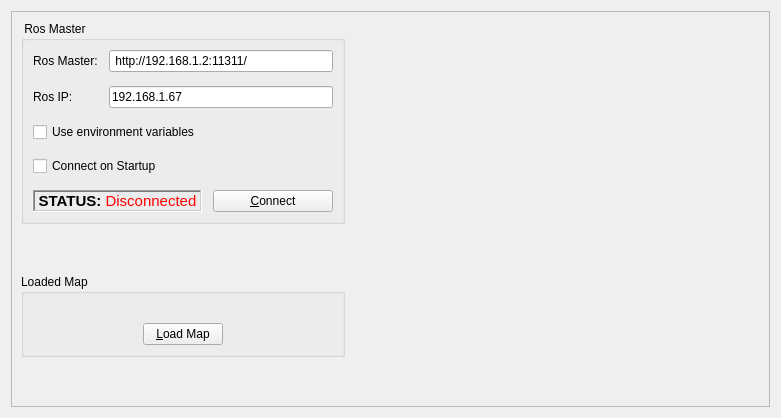
      <widget class="QWidget" name="tab_1">
       <property name="enabled">
        <bool>true</bool>
       </property>
       <attribute name="title">
        <string>Home</string>
       </attribute>
       <layout class="QGridLayout" name="gridLayout_4">
        <item row="0" column="1">
         <widget class="QFrame" name="home_frame">
          <property name="focusPolicy">
           <enum>Qt::StrongFocus</enum>
          </property>
          <property name="frameShape">
           <enum>QFrame::StyledPanel</enum>
          </property>
          <property name="frameShadow">
           <enum>QFrame::Raised</enum>
          </property>
          <layout class="QGridLayout" name="gridLayout_7" columnstretch="0,1">
           <property name="horizontalSpacing">
            <number>25</number>
           </property>
           <property name="verticalSpacing">
            <number>50</number>
           </property>
           <item row="0" column="0">
            <widget class="QGroupBox" name="ros_groupBox">
             <property name="sizePolicy">
              <sizepolicy hsizetype="Minimum" vsizetype="Fixed">
               <horstretch>0</horstretch>
               <verstretch>0</verstretch>
              </sizepolicy>
             </property>
             <property name="title">
              <string> Ros Master</string>
             </property>
             <layout class="QGridLayout" name="gridLayout">
              <property name="horizontalSpacing">
               <number>11</number>
              </property>
              <property name="verticalSpacing">
               <number>14</number>
              </property>
              <item row="0" column="0">
               <widget class="QLabel" name="label_1">
                <property name="sizePolicy">
                 <sizepolicy hsizetype="Fixed" vsizetype="Preferred">
                  <horstretch>0</horstretch>
                  <verstretch>0</verstretch>
                 </sizepolicy>
                </property>
                <property name="text">
                 <string>Ros Master:</string>
                </property>
               </widget>
              </item>
              <item row="1" column="0">
               <widget class="QLabel" name="label_2">
                <property name="sizePolicy">
                 <sizepolicy hsizetype="Fixed" vsizetype="Preferred">
                  <horstretch>0</horstretch>
                  <verstretch>0</verstretch>
                 </sizepolicy>
                </property>
                <property name="text">
                 <string>Ros IP:</string>
                </property>
               </widget>
              </item>
              <item row="8" column="0" colspan="2">
               <widget class="QLabel" name="connection_status">
                <property name="sizePolicy">
                 <sizepolicy hsizetype="Minimum" vsizetype="Preferred">
                  <horstretch>0</horstretch>
                  <verstretch>0</verstretch>
                 </sizepolicy>
                </property>
                <property name="font">
                 <font>
                  <pointsize>11</pointsize>
                 </font>
                </property>
                <property name="frameShape">
                 <enum>QFrame::WinPanel</enum>
                </property>
                <property name="frameShadow">
                 <enum>QFrame::Sunken</enum>
                </property>
                <property name="text">
                 <string>&lt;b&gt;STATUS:&lt;/b&gt; &lt;font color='Red'&gt;Disconnected&lt;/font&gt;</string>
                </property>
                <property name="alignment">
                 <set>Qt::AlignCenter</set>
                </property>
               </widget>
              </item>
              <item row="8" column="2">
               <widget class="QPushButton" name="button_connect">
                <property name="minimumSize">
                 <size>
                  <width>120</width>
                  <height>0</height>
                 </size>
                </property>
                <property name="focusPolicy">
                 <enum>Qt::NoFocus</enum>
                </property>
                <property name="toolTip">
                 <string>Set the target to the current joint trajectory state.</string>
                </property>
                <property name="statusTip">
                 <string>Clear all waypoints and set the target to the current joint trajectory state.</string>
                </property>
                <property name="text">
                 <string>&amp;Connect</string>
                </property>
                <property name="checkable">
                 <bool>true</bool>
                </property>
               </widget>
              </item>
              <item row="0" column="1" colspan="2">
               <widget class="QLineEdit" name="line_edit_master">
                <property name="sizePolicy">
                 <sizepolicy hsizetype="Minimum" vsizetype="Fixed">
                  <horstretch>0</horstretch>
                  <verstretch>0</verstretch>
                 </sizepolicy>
                </property>
                <property name="text">
                 <string> http://192.168.1.2:11311/</string>
                </property>
               </widget>
              </item>
              <item row="1" column="1" colspan="2">
               <widget class="QLineEdit" name="line_edit_host">
                <property name="sizePolicy">
                 <sizepolicy hsizetype="Minimum" vsizetype="Fixed">
                  <horstretch>0</horstretch>
                  <verstretch>0</verstretch>
                 </sizepolicy>
                </property>
                <property name="text">
                 <string>192.168.1.67</string>
                </property>
               </widget>
              </item>
              <item row="5" column="0" colspan="2">
               <widget class="QCheckBox" name="checkbox_use_environment">
                <property name="maximumSize">
                 <size>
                  <width>16777215</width>
                  <height>25</height>
                 </size>
                </property>
                <property name="focusPolicy">
                 <enum>Qt::NoFocus</enum>
                </property>
                <property name="layoutDirection">
                 <enum>Qt::LeftToRight</enum>
                </property>
                <property name="text">
                 <string>Use environment variables</string>
                </property>
               </widget>
              </item>
              <item row="6" column="0" colspan="2">
               <widget class="QCheckBox" name="checkbox_remember_settings">
                <property name="maximumSize">
                 <size>
                  <width>16777215</width>
                  <height>25</height>
                 </size>
                </property>
                <property name="focusPolicy">
                 <enum>Qt::NoFocus</enum>
                </property>
                <property name="layoutDirection">
                 <enum>Qt::LeftToRight</enum>
                </property>
                <property name="text">
                 <string>Connect on Startup</string>
                </property>
               </widget>
              </item>
             </layout>
            </widget>
           </item>
           <item row="1" column="0">
            <widget class="QWidget" name="widget" native="true">
             <layout class="QVBoxLayout" name="verticalLayout_9">
              <property name="leftMargin">
               <number>0</number>
              </property>
              <property name="topMargin">
               <number>0</number>
              </property>
              <property name="rightMargin">
               <number>0</number>
              </property>
              <property name="bottomMargin">
               <number>0</number>
              </property>
              <item>
               <widget class="QGroupBox" name="map_groupBox">
                <property name="title">
                 <string>Loaded Map</string>
                </property>
                <property name="checkable">
                 <bool>false</bool>
                </property>
                <layout class="QGridLayout" name="gridLayout_9">
                 <item row="1" column="0">
                  <spacer name="horizontalSpacer_3">
                   <property name="orientation">
                    <enum>Qt::Horizontal</enum>
                   </property>
                   <property name="sizeHint" stdset="0">
                    <size>
                     <width>40</width>
                     <height>20</height>
                    </size>
                   </property>
                  </spacer>
                 </item>
                 <item row="1" column="1">
                  <widget class="QPushButton" name="load_map">
                   <property name="focusPolicy">
                    <enum>Qt::NoFocus</enum>
                   </property>
                   <property name="text">
                    <string>&amp;Load Map</string>
                   </property>
                  </widget>
                 </item>
                 <item row="1" column="2">
                  <spacer name="horizontalSpacer_8">
                   <property name="orientation">
                    <enum>Qt::Horizontal</enum>
                   </property>
                   <property name="sizeHint" stdset="0">
                    <size>
                     <width>40</width>
                     <height>20</height>
                    </size>
                   </property>
                  </spacer>
                 </item>
                 <item row="0" column="0" colspan="3">
                  <widget class="QLabel" name="map_preview">
                   <property name="minimumSize">
                    <size>
                     <width>300</width>
                     <height>0</height>
                    </size>
                   </property>
                   <property name="maximumSize">
                    <size>
                     <width>380</width>
                     <height>380</height>
                    </size>
                   </property>
                   <property name="scaledContents">
                    <bool>true</bool>
                   </property>
                  </widget>
                 </item>
                </layout>
               </widget>
              </item>
              <item>
               <spacer name="verticalSpacer_6">
                <property name="orientation">
                 <enum>Qt::Vertical</enum>
                </property>
                <property name="sizeHint" stdset="0">
                 <size>
                  <width>20</width>
                  <height>40</height>
                 </size>
                </property>
               </spacer>
              </item>
             </layout>
            </widget>
           </item>
           <item row="0" column="1">
            <widget class="QLabel" name="welcome_label">
             <property name="sizePolicy">
              <sizepolicy hsizetype="Expanding" vsizetype="Preferred">
               <horstretch>0</horstretch>
               <verstretch>0</verstretch>
              </sizepolicy>
             </property>
             <property name="minimumSize">
              <size>
               <width>390</width>
               <height>0</height>
              </size>
             </property>
             <property name="scaledContents">
              <bool>true</bool>
             </property>
             <property name="alignment">
              <set>Qt::AlignLeading|Qt::AlignLeft|Qt::AlignTop</set>
             </property>
             <property name="wordWrap">
              <bool>true</bool>
             </property>
             <property name="indent">
              <number>30</number>
             </property>
            </widget>
           </item>
          </layout>
         </widget>
        </item>
       </layout>
      </widget>
